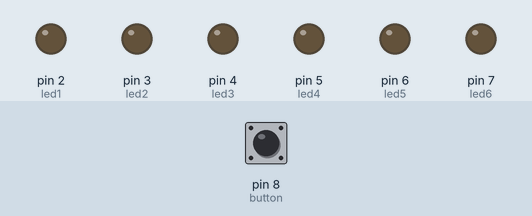
This sketch was run on a simulated Arduino Uno, built with avr-gcc and run on an emulated ATmega328P. On the bench: output pins drawn as LEDs (lit = HIGH). The inputs (shaded band) are chosen by the test bench; at power-on: pin 8 (button) LOW. Random numbers use the default seed unless the sketch sets one; what the sketch prints to the serial monitor is not drawn.

Above: at 1.2 s.
1.3 s: pin 8 (button) pulled HIGH for 0.15 s
At 2.7 s:
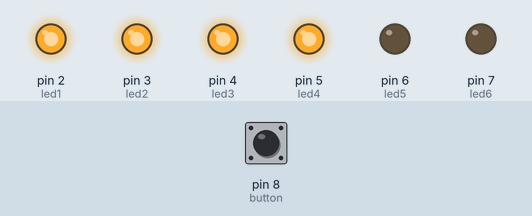
3.0 s: pin 8 (button) pulled HIGH for 1 s
At 3.27 s:
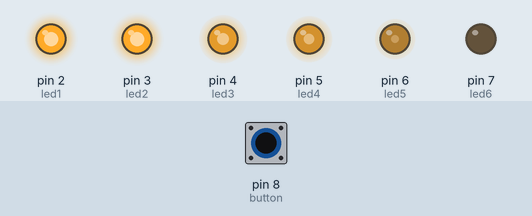
6.0 s: pin 8 (button) pulled HIGH for 0.15 s
At 7.3 s:
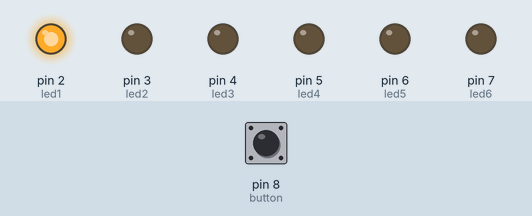
7.6 s: pin 8 (button) pulled HIGH for 3.2 s
At 11.2 s:
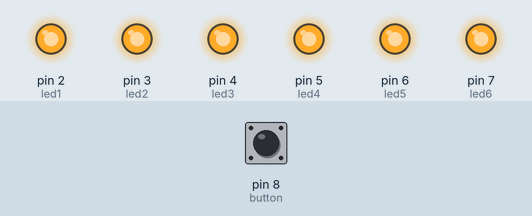
12.3 s: pin 8 (button) pulled HIGH for 0.15 s
At 12.8 s:
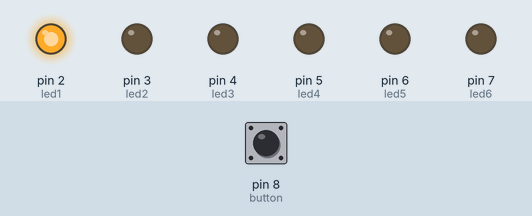
13.9 s: pin 8 (button) pulled HIGH for 1 s
At 16.3 s:
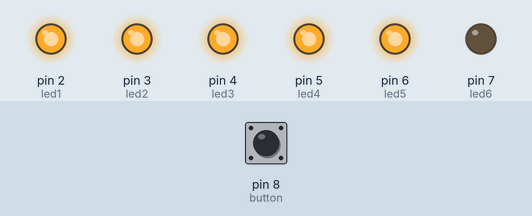
Timing chart, 0 to 17.8 s (numbered marks = the images above; inputs shaded):
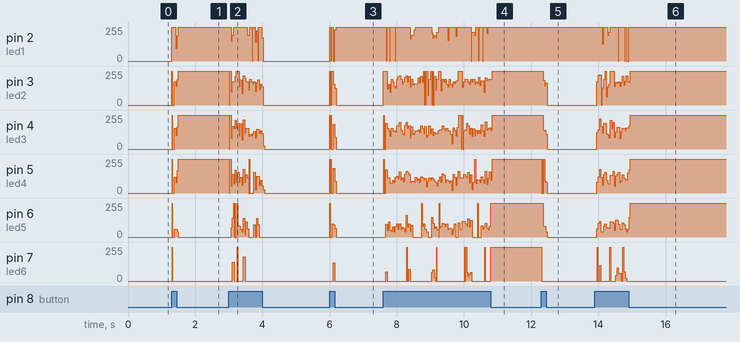

The sketch:

LED_dice.ino
```cpp
const int led1 = 2;
const int led2 = 3;
const int led3 = 4;
const int led4 = 5;
const int led5 = 6;
const int led6 = 7;
const int button = 8;

void setup(){
  pinMode(led1,OUTPUT);
  pinMode(led2,OUTPUT);
  pinMode(led3,OUTPUT);
  pinMode(led4,OUTPUT);
  pinMode(led5,OUTPUT);
  pinMode(led6,OUTPUT);
  pinMode(button, INPUT);
  Serial.begin(9600);
}
/**void loop(){
  int randomNum = 0;
  while(randomNum < 7){
  if(randomNum == 0){
    digitalWrite(led1,LOW);
    digitalWrite(led2,LOW);
    digitalWrite(led3,LOW);
    digitalWrite(led4,LOW);
    digitalWrite(led5,LOW);
    digitalWrite(led6,LOW);
  }
  if(randomNum == 1){
    digitalWrite(led1,HIGH);
    digitalWrite(led2,LOW);
    digitalWrite(led3,LOW);
    digitalWrite(led4,LOW);
    digitalWrite(led5,LOW);
    digitalWrite(led6,LOW);
  }
  if(randomNum == 2){
    digitalWrite(led1,HIGH);
    digitalWrite(led2,HIGH);
    digitalWrite(led3,LOW);
    digitalWrite(led4,LOW);
    digitalWrite(led5,LOW);
    digitalWrite(led6,LOW);
  }
  if(randomNum == 3){
    digitalWrite(led1,HIGH);
    digitalWrite(led2,HIGH);
    digitalWrite(led3,HIGH);
    digitalWrite(led4,LOW);
    digitalWrite(led5,LOW);
    digitalWrite(led6,LOW);
  }
  if(randomNum == 4){
    digitalWrite(led1,HIGH);
    digitalWrite(led2,HIGH);
    digitalWrite(led3,HIGH);
    digitalWrite(led4,HIGH);
    digitalWrite(led5,LOW);
    digitalWrite(led6,LOW);
  }
  if(randomNum == 5){
    digitalWrite(led1,HIGH);
    digitalWrite(led2,HIGH);
    digitalWrite(led3,HIGH);
    digitalWrite(led4,HIGH);
    digitalWrite(led5,HIGH);
    digitalWrite(led6,LOW);
  }
  if(randomNum == 6){
    digitalWrite(led1,HIGH);
    digitalWrite(led2,HIGH);
    digitalWrite(led3,HIGH);
    digitalWrite(led4,HIGH);
    digitalWrite(led5,HIGH);
    digitalWrite(led6,HIGH);
  }
  randomNum++;
  delay(1000);
  }
}
*/
void loop(){
  Serial.println(digitalRead(button));
  if(digitalRead(button)==HIGH){
    int randomNum = random(0,7);
    if(randomNum == 0){
      digitalWrite(led1,LOW);
      digitalWrite(led2,LOW);
      digitalWrite(led3,LOW);
      digitalWrite(led4,LOW);
      digitalWrite(led5,LOW);
      digitalWrite(led6,LOW);
    }
    if(randomNum == 1){
      digitalWrite(led1,HIGH);
      digitalWrite(led2,LOW);
      digitalWrite(led3,LOW);
      digitalWrite(led4,LOW);
      digitalWrite(led5,LOW);
      digitalWrite(led6,LOW);
    }
    if(randomNum == 2){
      digitalWrite(led1,HIGH);
      digitalWrite(led2,HIGH);
      digitalWrite(led3,LOW);
      digitalWrite(led4,LOW);
      digitalWrite(led5,LOW);
      digitalWrite(led6,LOW);
    }
    if(randomNum == 3){
      digitalWrite(led1,HIGH);
      digitalWrite(led2,HIGH);
      digitalWrite(led3,HIGH);
      digitalWrite(led4,LOW);
      digitalWrite(led5,LOW);
      digitalWrite(led6,LOW);
    }
    if(randomNum == 4){
      digitalWrite(led1,HIGH);
      digitalWrite(led2,HIGH);
      digitalWrite(led3,HIGH);
      digitalWrite(led4,HIGH);
      digitalWrite(led5,LOW);
      digitalWrite(led6,LOW);
    }
    if(randomNum == 5){
      digitalWrite(led1,HIGH);
      digitalWrite(led2,HIGH);
      digitalWrite(led3,HIGH);
      digitalWrite(led4,HIGH);
      digitalWrite(led5,HIGH);
      digitalWrite(led6,LOW);
    }
    if(randomNum == 6){
      digitalWrite(led1,HIGH);
      digitalWrite(led2,HIGH);
      digitalWrite(led3,HIGH);
      digitalWrite(led4,HIGH);
      digitalWrite(led5,HIGH);
      digitalWrite(led6,HIGH);
    }
  }
}
```

Measured:
- after the input at 1.3 s, pin 2 (led1), pin 3 (led2): 0/255 → 255/255 at once; pin 4 (led3), pin 5 (led4): 0/255 → 255/255 after 0.08 s; pin 6 (led5): 0/255 → 60/255 after 0.08 s, → 0/255 0.08 s later; pin 7 (led6): 0/255 → 255/255 at once, → 0/255 0.01 s later
- after the input at 6.0 s, pin 2 (led1): 0/255 → 255/255 at once; pin 7 (led6): 0/255 → 136/255 after 0.11 s, → 0/255 0.04 s later
- after the input at 12.3 s, pin 3 (led2): 255/255 → 0/255 after 0.06 s; pin 4 (led3): 255/255 → 141/255 after 0.06 s, → 0/255 0.08 s later; pin 5 (led4), pin 7 (led6): 255/255 → 0/255 at once; pin 6 (led5): 255/255 → 80/255 after 0.06 s, → 0/255 0.08 s later
